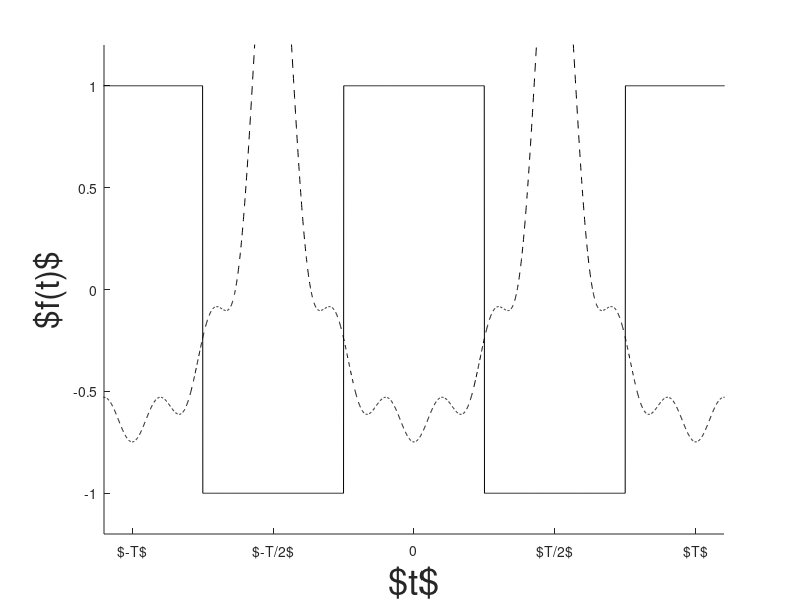

Write the MATLAB code that produced this figure.
clear all;
close all;
clc;

T = 1;
t = linspace( - 2.*T, 2.*T, 5000);

f = 0.*t;
testVec = mod( t, T );
f( testVec < 0.25.*T |  testVec > 0.75.*T ) = 1;
f( testVec > 0.25.*T &  testVec < 0.75.*T ) = -1;

% Plot 
figure();
hold on;

% Plot function
plot( t, f, 'k' );
xlim( [-1.1, 1.1].*T );
ylim( [-1.2, 1.2] );
xlabel( '$t$', 'FontSize', 26 );
ylabel( '$f(t)$', 'FontSize', 24 );
set( gca, ...
    'XTick', [-T, -T/2, 0, T/2, T], ...
    'XTickLabel', {'$-T$';'$-T/2$';'0';'$T/2$';'$T$'} ...
    );

% Plot Fourier series
sum = 0.*t;
N = 5;
for n = 1:N
    sum = sum + 3./(n.*pi).*(-1).^(n).*cos( 2.*n.*pi.*t./T );
end
plot( t, sum, '--k' );
